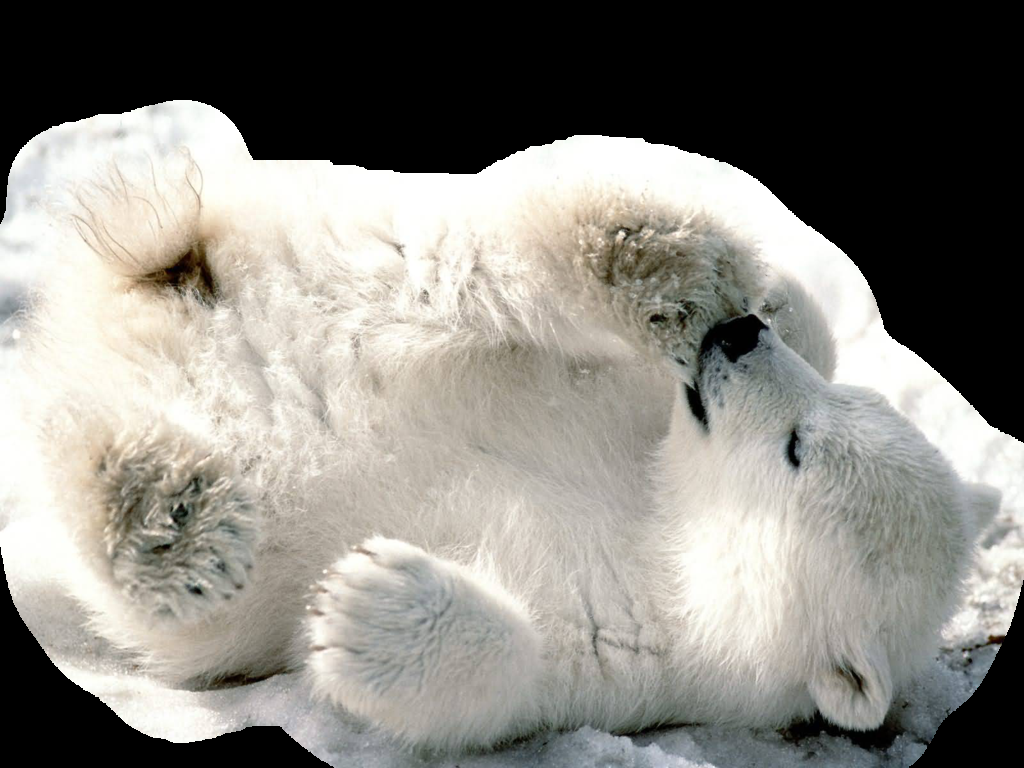
#> input picture Computer Vision I/images/Polar-Bear.png, 1024 x 768 px, found by its file name
$ python getting_started_with_images_practice.py
#> lines starting #> are read from the running program, lines starting #| are printed output that depends on the picture
# Import Libraries
import cv2
import numpy as np
#just name data path later in the file for simplicity
import os
import matplotlib.pyplot as plt
import matplotlib

matplotlib.rcParams['figure.figsize'] =(6.0, 6.0)
matplotlib.rcParams['image.cmap'] = 'gray'

DATA_PATH ='/home/anna/Desktop/OpenCVcourse/Computer Vision I/'
imagePath = os.path.join(DATA_PATH,"images/Hearts.jpg")

#-------------Part 1 - Image as a Matrix---------------
'''
#Read image in Grayscale format
testImage = cv2.imread(imagePath,cv2.IMREAD_GRAYSCALE)

#Read image in Color format
#testImage = cv2.imread(imagePath,cv2.IMREAD_COLOR)

#Read image in Transparent format
#testImage = cv2.imread(imagePath,cv2.IMREAD_UNCHANGED)
print(testImage)
print("Data type = {}\n".format(testImage.dtype))
print("Object type = {}\n".format(type(testImage)))
print("Image Dimensions = {}\n.".format(testImage.shape))
'''

#--------------Part 2 - Manipulating Pixels ------------
'''
print(testImage[300,600])

testImage[0,0] = 0
print(testImage)

test_roi = testImage[0:2,0:4]
print("Original Matrix\n{}\n".format(testImage))
print("Selected Region\n{}\n".format(test_roi))

testImage[0:100,0:100] = 111
print("Modified Matrix\n{}\n".format(testImage))

plt.imshow(testImage)
plt.colorbar()
plt.show() # this line makes the plot show when called from command line

#Save image to disk
cv2.imwrite("Banana.jpg",testImage)

#-------------Part 3 - Color Images ---------------
colorimagePath = os.path.join(DATA_PATH,"images/the-tooth-fairy.jpg")

#Read the image
img = cv2.imread(colorimagePath)
print("image Dimension ={}".format(img.shape))

#Display image
plt.imshow(img)
plt.title("Original Image")
plt.show()

#Convert BGR to RGB colorspace
imgRGB = cv2.cvtColor(img,cv2.COLOR_BGR2RGB)
plt.imshow(imgRGB)
plt.title("BGR to RGB conversion")
plt.show()

#Reverse channels
plt.imshow(img[:,:,::-1])
plt.title("Channel reversal")
plt.show()

#Show the channels
plt.figure(figsize=[20,5])

plt.subplot(131);plt.imshow(img[:,:,0]);plt.title("Blue Channel");
plt.subplot(132);plt.imshow(img[:,:,1]);plt.title("Green Channel");
plt.subplot(133);plt.imshow(img[:,:,2]);plt.title("Red Channel");
plt.show()

#-----------Part 3.1 - Splitting and Merging channels

#Split the image into the B,G,R components
b,g,r = cv2.split(img)

#Show the channels
plt.figure(figsize=[20,5])
plt.subplot(141);plt.imshow(b);plt.title("Blue Channel");
plt.subplot(142);plt.imshow(g);plt.title("Green Channel");
plt.subplot(143);plt.imshow(r);plt.title("Red Channel");

plt.show()

#---------Part 3.2 - Manipulating Color Pixels
testImage = cv2.imread(imagePath,1)
plt.imshow(testImage)
plt.show()

#Access Color Pixel
print(testImage[0,0])

plt.figure(figsize=[20,20])

#Yellow = Red + Green
testImage[0,0] = (0,255,255)
plt.subplot(131);plt.imshow(testImage[:,:,::-1])

#Cyan = Blue + Green
testImage[0,0] = (255,255,0)
plt.subplot(132);plt.imshow(testImage[:,:,::-1])

#Magenta = Red + Blue
testImage[0,0] = (255,0,255)
plt.subplot(133);plt.imshow(testImage[:,:,::-1])

plt.show()

#Modify Region of Interest
testImage[0:100,0:100]   = (255,0,0)
testImage[100:200,0:100] = (0,255,0)
testImage[200:300,0:100] = (0,0,255)

plt.imshow(testImage[:,:,::-1])
plt.show()
'''

#---------Part 3.3 - Images with Alpha Channel
pngimagePath = os.path.join(DATA_PATH,"images/Polar-Bear.png")

#Read the image
#Note that we are passing flag = -1 while reading the image (it will read the image as is)
imgPNG = cv2.imread(pngimagePath, -1)
#> imgPNG is the input picture: shape (768, 1024, 4); mean B, G, R, A 129.6, 135.7, 137.8, 137.5
imgRGB = cv2.cvtColor(imgPNG, cv2.COLOR_BGR2RGB)
plt.imshow(imgRGB)
plt.show()
print("image Dimension ={}".format(imgPNG.shape))
#| image Dimension =(768, 1024, 4)
#First 3 channels will be combined to form BGR image
#Mask is the alpha channel of the original image
imgBGR = imgPNG[:,:,0:3]
imgMask = imgPNG[:,:,3]
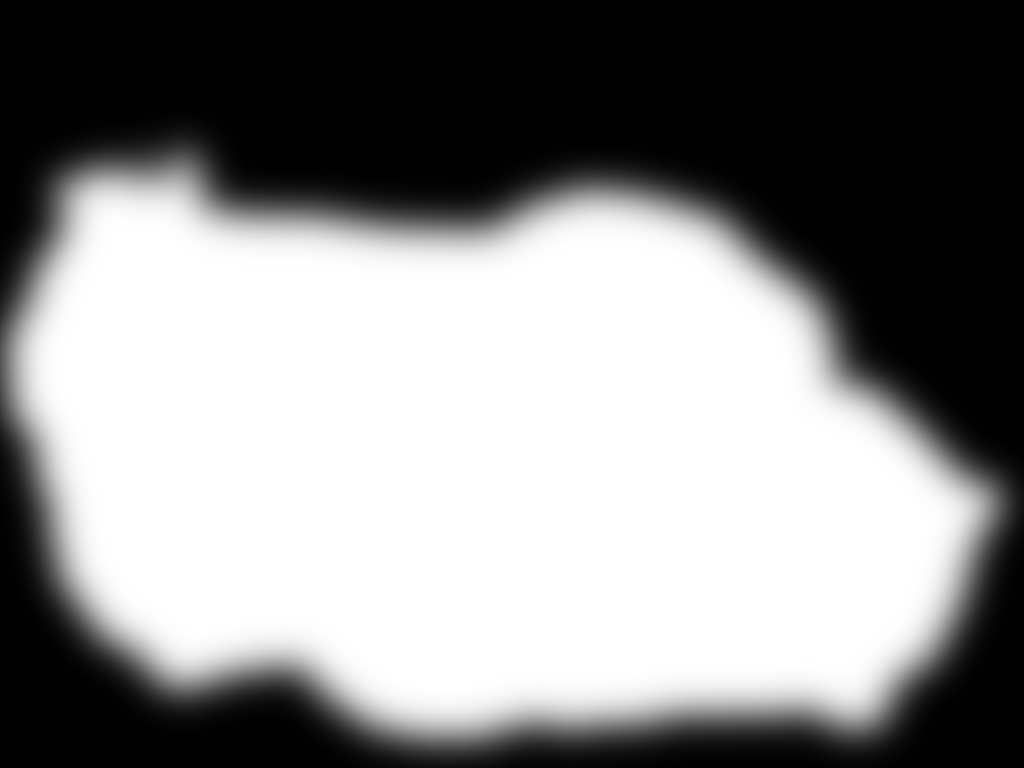
#> imgMask: shape (768, 1024); min 0, max 255, mean 137.5
plt.figure(figsize=[15,15])
plt.subplot(121);plt.imshow(imgBGR[:,:,::-1]);plt.title('Color channels');
plt.subplot(122);plt.imshow(imgMask,cmap='gray');plt.title('Alpha channel');
plt.show()
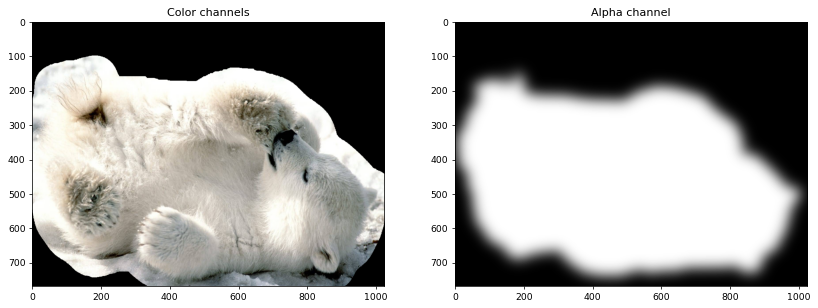
#> figure drawn by matplotlib, 2 panels
